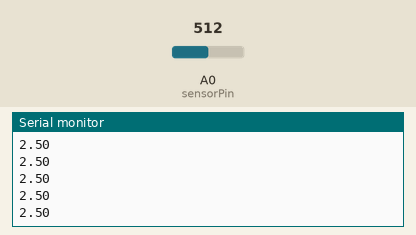
Recording of a sketch running on a simulated Arduino Uno, built with avr-gcc and run on an emulated ATmega328P. On the bench: the last lines printed to the serial monitor. The test bench sets the inputs (shaded band); at power-on: A0 (sensorPin) = 512.

Above: at 1.2 s.
1.3 s: A0 (sensorPin) set to 390
At 1.9 s:
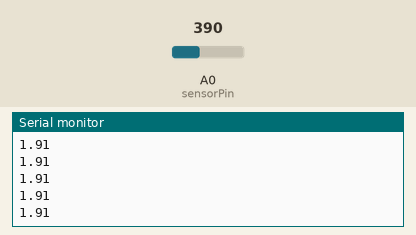
2.8 s: A0 (sensorPin) set to 410
At 3.3 s:
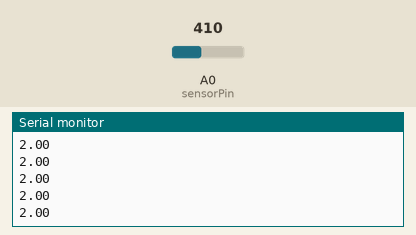
Timing chart, 0 to 5.8 s (numbered marks = the images above; inputs shaded):
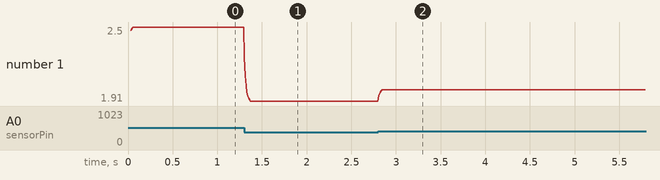

Measured:
- after the input at 1.3 s, the serial monitor: prints a new line at once (image 1)
- after the input at 2.8 s, the serial monitor: prints a new line at once (image 2)
- plotted number 1: 2.5 → 1.91 after the input at 1.3 s, 1.91 → 2 after the input at 2.8 s

The sketch:

non-invasive-code.ino
```cpp
// http://forum.arduino.cc/index.php?topic=209140.30

#include "Arduino.h"

// Pulse meter connected to any Analog pin
#define sensorPin A0

// Values from provided (eBay) code
float alpha = 0.59;
int period = 9;
float volt = 0.0;
float max1 = 0.0;

// ------------------------------------------------------------
// SETUP      SETUP      SETUP      SETUP      SETUP      SETUP
// ------------------------------------------------------------
void setup() {

	// Debugging window (easy to write data to LCD 16x2)
	Serial.begin(9600);
	Serial.println("Pulse rate detection started.");
}

// ------------------------------------------------------------
// LOOP     LOOP     LOOP     LOOP     LOOP     LOOP     LOOP
// ------------------------------------------------------------
void loop() {

	// Arbitrary initial value for the sensor value (0 - 1023)
	// too large and it takes a few seconds to 'lock on' to pulse
	static float oldValue = 500;

	// Time recording for BPM (beats per minute)
	static unsigned long bpmMills = millis();
	static int bpm = 0;

	// Keep track of when we had the the last pulse - ignore
	// further pulses if too soon (probably false reading)
	static unsigned long timeBetweenBeats = millis();
	int minDelayBetweenBeats = 400;

	// This is generic code provided with the board:
	// Read the sensor value (0 - 1023)
	int rawValue = analogRead((unsigned char) sensorPin);

	// Some maths (USA: math) to determine whether we are detected a peak (pulse)
	float value = alpha * oldValue + (1 - alpha) * rawValue;
	float change = value - oldValue;
	oldValue = value;

	// Forum suggested improvement (works very well)
	// Display data on the LED via a blip:
	// Empirically, if we detect a peak as being X% from
	// absolute max, we find the pulse even when amplitude
	// varies on the low side.

	// if we find a new maximum value AND we haven't had a pulse lately
	if ((change >= max1) && (millis() > timeBetweenBeats + minDelayBetweenBeats)) {

		// Reset max every time we find a new peak
		max1 = change;

		// Reset the heart beat time values
		timeBetweenBeats = millis();
		bpm++;
	}
	else {
		// No pulse detected, ensure LED is off (may be off already)
	}
	// Slowly decay max for when sensor is moved around
	// but decay must be slower than time needed to hit
	// next pulse peak. Originally: 0.98
	max1 = max1 * 0.97;
  //Serial.println("Min:0,Max:1023");
  volt = (value/1023)*5;
  Serial.println(volt);
	// Every 15 seconds extrapolate the pulse rate. Improvement would
	// be to average out BPM over last 60 seconds
	/*if (millis() >= bpmMills + 15000) {
		Serial.print("BPM (approx): ");
		Serial.println(bpm * 4);
		bpm = 0;
		bpmMills = millis();
	}*/

	// Must delay here to give the value a chance to decay
	delay(period);
}
```
